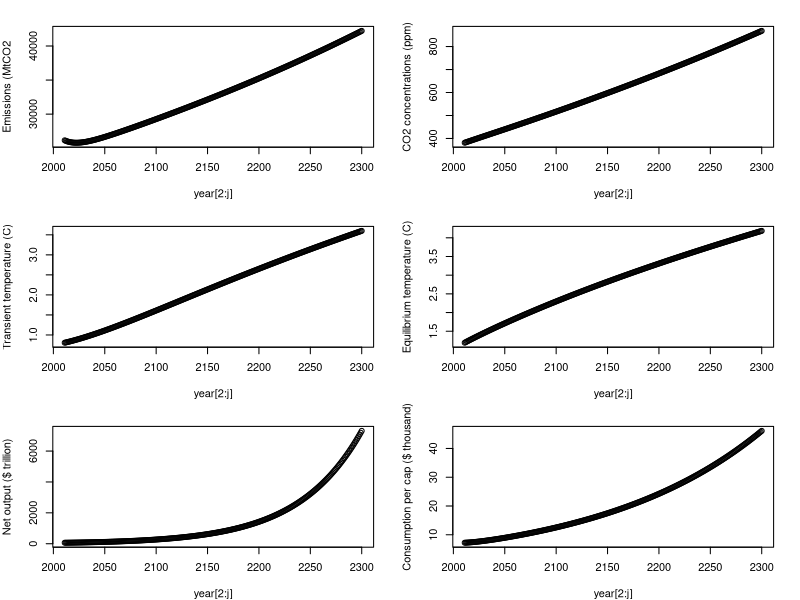
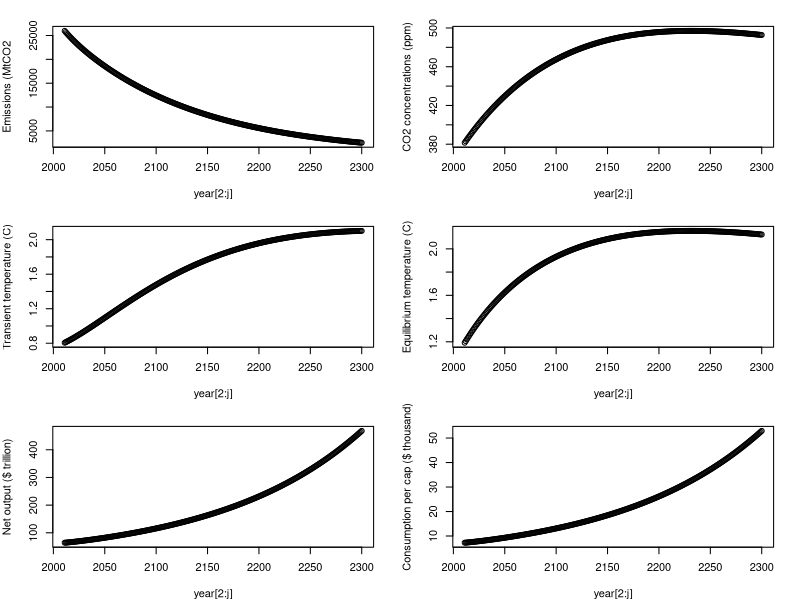

Source code (R) for these figures, in order:
## ---- chunk 1
knitr::opts_chunk$set(echo = TRUE)
## ---- chunk 2
library(tidyverse)
## ---- chunk 3
# Fixed Economic parameters (LEAVE THIS ALONE FOR NOW)
p_saving<-c(.22) # output saved, default at 0.22
p_capShare<-c(.3) # Cobb-Douglas capital share, defaut at 0.3
p_capDep<-c(.1) # capital depreciation, default at 0.1
p_TFP_g<-c(.005) # TFP growth rate, default at 0.005   
p_damage<-c(.009) # default at 0.009

# Variable Economic parameters (TRY DIFFERENT VALUES)
p_emInt_g<-c(-.005) # default at -.005
p_enInt_g<-c(-.01) # default at -.01
p_pop_g<-c(0.01) # default at .01
    
# Fixed climate parameters (LEAVE THIS ALONE)
p_carDecay<-c(400) # carbon decay, default 400
p_climDelay<-c(.015) # climate decay, default 0.015

#Variable climate parameters (TRY DIFFERENT VALUES)
p_climSens<-c(2.5) # climate sensitivity default 2.5
## ---- chunk 4
# years
p_years<-c(291)

# Economic
ic_pop<-c(6900) # in millions
ic_enInt<-c(5.98) # in EJ/$trill
ic_emInt<-c(68.27) # in Mt CO2 /EJ            
ic_K<-c(139.65) # $trill   
ic_TFP<-c(.03)

# Climate
ic_preCO2<-c(275) # ppm
ic_nowCO2<-c(380) # ppm
ic_T<-c(0.8) # degree C above preindustrial

# creating empty matrices for storing data
year<-matrix(0,p_years,1)    
pop<-matrix(0, p_years,1)
enInt<-matrix(0, p_years,1)
emInt<-matrix(0, p_years,1)    
TFP<-matrix(0, p_years,1)
Y_gross<-matrix(0, p_years,1)
K<-matrix(0, p_years,1)
gdppc<-matrix(0, p_years,1)
CO2ppm<-matrix(0, p_years,1)
em_MtCO2<-matrix(0,p_years,1)
em_ppm<-matrix(0,p_years,1)
Y_net<-matrix(0,p_years,1)
C<-matrix(0,p_years,1)
C_pc<-matrix(0,p_years,1)
Teq<-matrix(0,p_years,1)
climateDamage<-matrix(0,p_years,1)
## ---- chunk 5
#Part 1a: Getting exogenous changes in population, energy intensity, emissions intensity, TFP


# initializing for first period    
year[1]<-2010
pop[1]<-ic_pop
enInt[1]<-ic_enInt    
emInt[1]<-ic_emInt
TFP[1]<-ic_TFP

for (j in 2:p_years) {
year[j]<-year[j-1]+1
pop[j]=pop[j-1]*(1+p_pop_g)
enInt[j]=enInt[j-1]*(1+p_enInt_g)
emInt[j]=emInt[j-1]*(1+p_emInt_g)
TFP[j]=TFP[j-1]*(1+p_TFP_g)
    }

## ---- chunk 6
# initializing for first period

#Part 1: Economic model w/o climate damages
K[1]<-ic_K
 Y_gross[1]<-TFP[1]*K[1]^p_capShare*pop[1]^(1-p_capShare)
      
#Part 2: climate model
#CO2 concentration
CO2ppm[1]<-ic_nowCO2                      
T[1]=ic_T

#Part 3: Economic model with climate damages
#climate damages
climateShare<-(p_damage*T[1]^2)/(1+p_damage*T[1]^2) # damage function
climateDamage[1]<-climateShare*Y_gross[1] #climate damages
Y_net[1]<-Y_gross[1]-climateDamage[1] # net of damages output          
C[1]<-Y_net[1]-p_saving*Y_net[1]
C_pc[1]<-(C[1]/pop[1])*1000      

plus_one_ton <- c(0, (1/1000000), rep(0, times= 289)) #plus one ton of CO2

# looping over rest of the years
for (j in 2:p_years) {
      
#Part 1: Economic model w/o climate damages     
#Economic output 
K[j]<-(1-p_capDep)*K[j-1]+p_saving*Y_net[j-1]  #capital accumulation
Y_gross[j]<-TFP[j]*K[j]^p_capShare*pop[j]^(1-p_capShare) #Cobb-Douglas production function
gdppc[j]=Y_gross[j]/pop[j]

#emissions
em_MtCO2[j]<-pop[j]*gdppc[j]*enInt[j]*emInt[j] #Kaya identity
em_ppm[j]<-(em_MtCO2[j]+plus_one_ton[j])/7810 # convert to atmospheric CO2 concentrations
      
#Part 2: climate model     
#CO2 concentration
CO2ppm[j]<-CO2ppm[j-1]+0.5*((em_ppm[j])- (CO2ppm[j-1]-(ic_preCO2))/(p_carDecay)) #CO2 concentration accumulation                             
    
#Radiative forcing
rad_CO2_Wpm2<-5.35*log(CO2ppm[j]/ic_preCO2)

#Converting to temperature  
Teq[j]<-rad_CO2_Wpm2*(p_climSens/(5.3*log(2))) #Equilibrium temperature
T[j]=T[j-1]+p_climDelay*(Teq[j]-T[j-1]) #Transient temperature

#Part 3: Economic model with climate damages
climateShare<-(p_damage*T[j]^2)/(1+p_damage*T[j]^2) # damage function
climateDamage[j]<-climateShare*Y_gross[j] # climate damages
Y_net[j]<-Y_gross[j]-climateDamage[j] # output net of damages          
C[j]<-Y_net[j]-p_saving*Y_net[j] # consumption 
C_pc[j]<-(C[j]/pop[j])*1000 #per capita consumption     
    }
  
## ---- chunk 7
par(mfrow=c(3,2), mar=c(4,4,2,2))
plot(year[2:j], em_MtCO2[2:j], ylab="Emissions (MtCO2")
plot(year[2:j], CO2ppm[2:j], ylab="CO2 concentrations (ppm)")
plot(year[2:j], T[2:j], ylab="Transient temperature (C)")
plot(year[2:j], Teq[2:j], ylab="Equilibrium temperature (C)")
plot(year[2:j], Y_net[2:j], ylab="Net output ($ trillion)")
plot(year[2:j], C_pc[2:j], ylab="Consumption per cap ($ thousand)")
## ---- chunk 8
write.csv(climateDamage,"C:\\Users\\Juan\\Desktop\\BREN\\Second Year\\Winter Quarter\\ESM 229\\climateDamageSim1.csv", row.names = FALSE)
## ---- chunk 9

damages_question_3_BAU <- read_csv("climateDamageBAU.csv") %>%
  rename("BAU" = "V1")

damages_q3_plus1 <- read_csv("climateDamageSim1.csv") %>%
  rename("plus1" = "V1")

#Take difference between BAU scenario and Simulation
#exported damages_all to a csv -> total climate damage = 5945.924



## damages per millions tons of CO2 
## need damages per tons of CO2
damages_all <- cbind(damages_question_3_BAU*1000000000000, damages_q3_plus1*1000000000000) %>%
  mutate(diff = plus1 - BAU) %>%
  mutate(year = 1:291) %>%
  mutate(SCC_j_1.5 = (1/(1+0.015)^year)*diff,
         SCC_j_3 = (1/(1+0.03)^year)*diff) 
SCC_1.5 <- sum(damages_all$SCC_j_1.5)
SCC_3 <- sum(damages_all$SCC_j_3)

## 1.5% SCC; $252.06497 per ton CO2
## 3% SCC; $30.1699525541407 per ton CO2
## ---- chunk 10
write.csv(damages_all,"C:\\Users\\Juan\\Desktop\\BREN\\Second Year\\Winter Quarter\\ESM 229\\climateDamageAll.csv", row.names = FALSE)
## ---- chunk 11
# Fixed Economic parameters (LEAVE THIS ALONE FOR NOW)
    p_saving<-c(.22) # output saved, default at 0.22
    p_capShare<-c(.3) # Cobb-Douglas capital share, defaut at 0.3
    p_capDep<-c(.1) # capital depreciation, default at 0.1
    p_TFP_g<-c(.005) # TFP growth rate, default at 0.005   
    p_damage<-c(.009) # default at 0.009

    # Variable Economic parameters (TRY DIFFERENT VALUES)
    p_emInt_g<-c(-.005) # default at -.005
    p_enInt_g<-c(-.01) # default at -.01
    p_pop_g<-c(0) # default at .01
    
    # Fixed climate parameters (LEAVE THIS ALONE)
    p_carDecay<-c(400) # carbon decay, default 400
    p_climDelay<-c(.015) # climate decay, default 0.015

    #Variable climate parameters (TRY DIFFERENT VALUES)
    p_climSens<-c(2.5) # climate sensitivity default 2.5
## ---- chunk 12

 # years
    p_years<-c(291)


 # Economic
    ic_pop<-c(6900) # in millions
    ic_enInt<-c(5.98) # in EJ/$trill
    ic_emInt<-c(68.27) # in Mt CO2 /EJ            
    ic_K<-c(139.65) # $trill   
    ic_TFP<-c(.03)

    # Climate
    ic_preCO2<-c(275) # ppm
    ic_nowCO2<-c(380) # ppm
    ic_T<-c(0.8) # degree C above preindustrial

    # creating empty matrices for storing data
    year<-matrix(0,p_years,1)    
    pop<-matrix(0, p_years,1)
    enInt<-matrix(0, p_years,1)
    emInt<-matrix(0, p_years,1)    
    TFP<-matrix(0, p_years,1)
    Y_gross<-matrix(0, p_years,1)
    K<-matrix(0, p_years,1)
    gdppc<-matrix(0, p_years,1)
    CO2ppm<-matrix(0, p_years,1)
    em_MtCO2<-matrix(0,p_years,1)
    em_ppm<-matrix(0,p_years,1)
    Y_net<-matrix(0,p_years,1)
    C<-matrix(0,p_years,1)
    C_pc<-matrix(0,p_years,1)
    Teq<-matrix(0,p_years,1)
    climateDamage<-matrix(0,p_years,1)
## ---- chunk 13
# initializing for first period    
    year[1]<-2010
    pop[1]<-ic_pop
    enInt[1]<-ic_enInt    
    emInt[1]<-ic_emInt
    TFP[1]<-ic_TFP

    for (j in 2:p_years) {
      year[j]<-year[j-1]+1
      pop[j]=pop[j-1]*(1+p_pop_g)
      enInt[j]=enInt[j-1]*(1+p_enInt_g)
      emInt[j]=emInt[j-1]*(1+p_emInt_g)
      TFP[j]=TFP[j-1]*(1+p_TFP_g)
    }
## ---- chunk 14
 # initializing for first period
    #Part 1: Economic model w/o climate damages
    K[1]<-ic_K
    Y_gross[1]<-TFP[1]*K[1]^p_capShare*pop[1]^(1-p_capShare)
      
    #Part 2: climate model
    #CO2 concentration
    CO2ppm[1]<-ic_nowCO2                      
    T[1]=ic_T

    #Part 3: Economic model with climate damages
    #climate damages
    climateShare<-(p_damage*T[1]^2)/(1+p_damage*T[1]^2) # damage function
    climateDamage[1]<-climateShare*Y_gross[1] #climate damages
    Y_net[1]<-Y_gross[1]-climateDamage[1] # net of damages output          
    C[1]<-Y_net[1]-p_saving*Y_net[1]
    C_pc[1]<-(C[1]/pop[1])*1000   
    
    

## ---- chunk 15
 # looping over rest of the years
    for (j in 2:p_years) {
      
      #Part 1: Economic model w/o climate damages     
      #Economic output 
      K[j]<-(1-p_capDep)*K[j-1]+p_saving*Y_net[j-1]  #capital accumulation
      Y_gross[j]<-TFP[j]*K[j]^p_capShare*pop[j]^(1-p_capShare) #Cobb-Douglas production function
      gdppc[j]=Y_gross[j]/pop[j]

      #emissions
      em_MtCO2[j]<-pop[j]*gdppc[j]*enInt[j]*emInt[j] #Kaya identity
      em_ppm[j]<-em_MtCO2[j]/7810 # convert to atmospheric CO2 concentrations
      
      #Part 2: climate model     
      #CO2 concentration
      CO2ppm[j]<-CO2ppm[j-1]+0.5*((em_ppm[j])- (CO2ppm[j-1]-(ic_preCO2))/(p_carDecay)) #CO2 concentration accumulation                             
    
      #Radiative forcing
      rad_CO2_Wpm2<-5.35*log(CO2ppm[j]/ic_preCO2)

      # Converting to temperature  
      Teq[j]<-rad_CO2_Wpm2*(p_climSens/(5.3*log(2))) #Equilibrium temperature
      T[j]=T[j-1]+p_climDelay*(Teq[j]-T[j-1]) #Transient temperature

      #Part 3: Economic model with climate damages
      climateShare<-(p_damage*T[j]^2)/(1+p_damage*T[j]^2) # damage function
      climateDamage[j]<-climateShare*Y_gross[j] # climate damages
      Y_net[j]<-Y_gross[j]-climateDamage[j] # output net of damages          
      C[j]<-Y_net[j]-p_saving*Y_net[j] # consumption 
      C_pc[j]<-(C[j]/pop[j])*1000 #per capita consumption     
    }
## ---- chunk 16
par(mfrow=c(3,2), mar=c(4,4,2,2))
plot(year[2:j], em_MtCO2[2:j], ylab="Emissions (MtCO2")
plot(year[2:j], CO2ppm[2:j], ylab="CO2 concentrations (ppm)")
plot(year[2:j], T[2:j], ylab="Transient temperature (C)")
plot(year[2:j], Teq[2:j], ylab="Equilibrium temperature (C)")
plot(year[2:j], Y_net[2:j], ylab="Net output ($ trillion)")
plot(year[2:j], C_pc[2:j], ylab="Consumption per cap ($ thousand)")

## ---- chunk 17
write.csv(climateDamage,"C:\\Users\\Juan\\Desktop\\BREN\\Second Year\\Winter Quarter\\ESM 229\\climateDamageBAU2.csv", row.names = FALSE)
